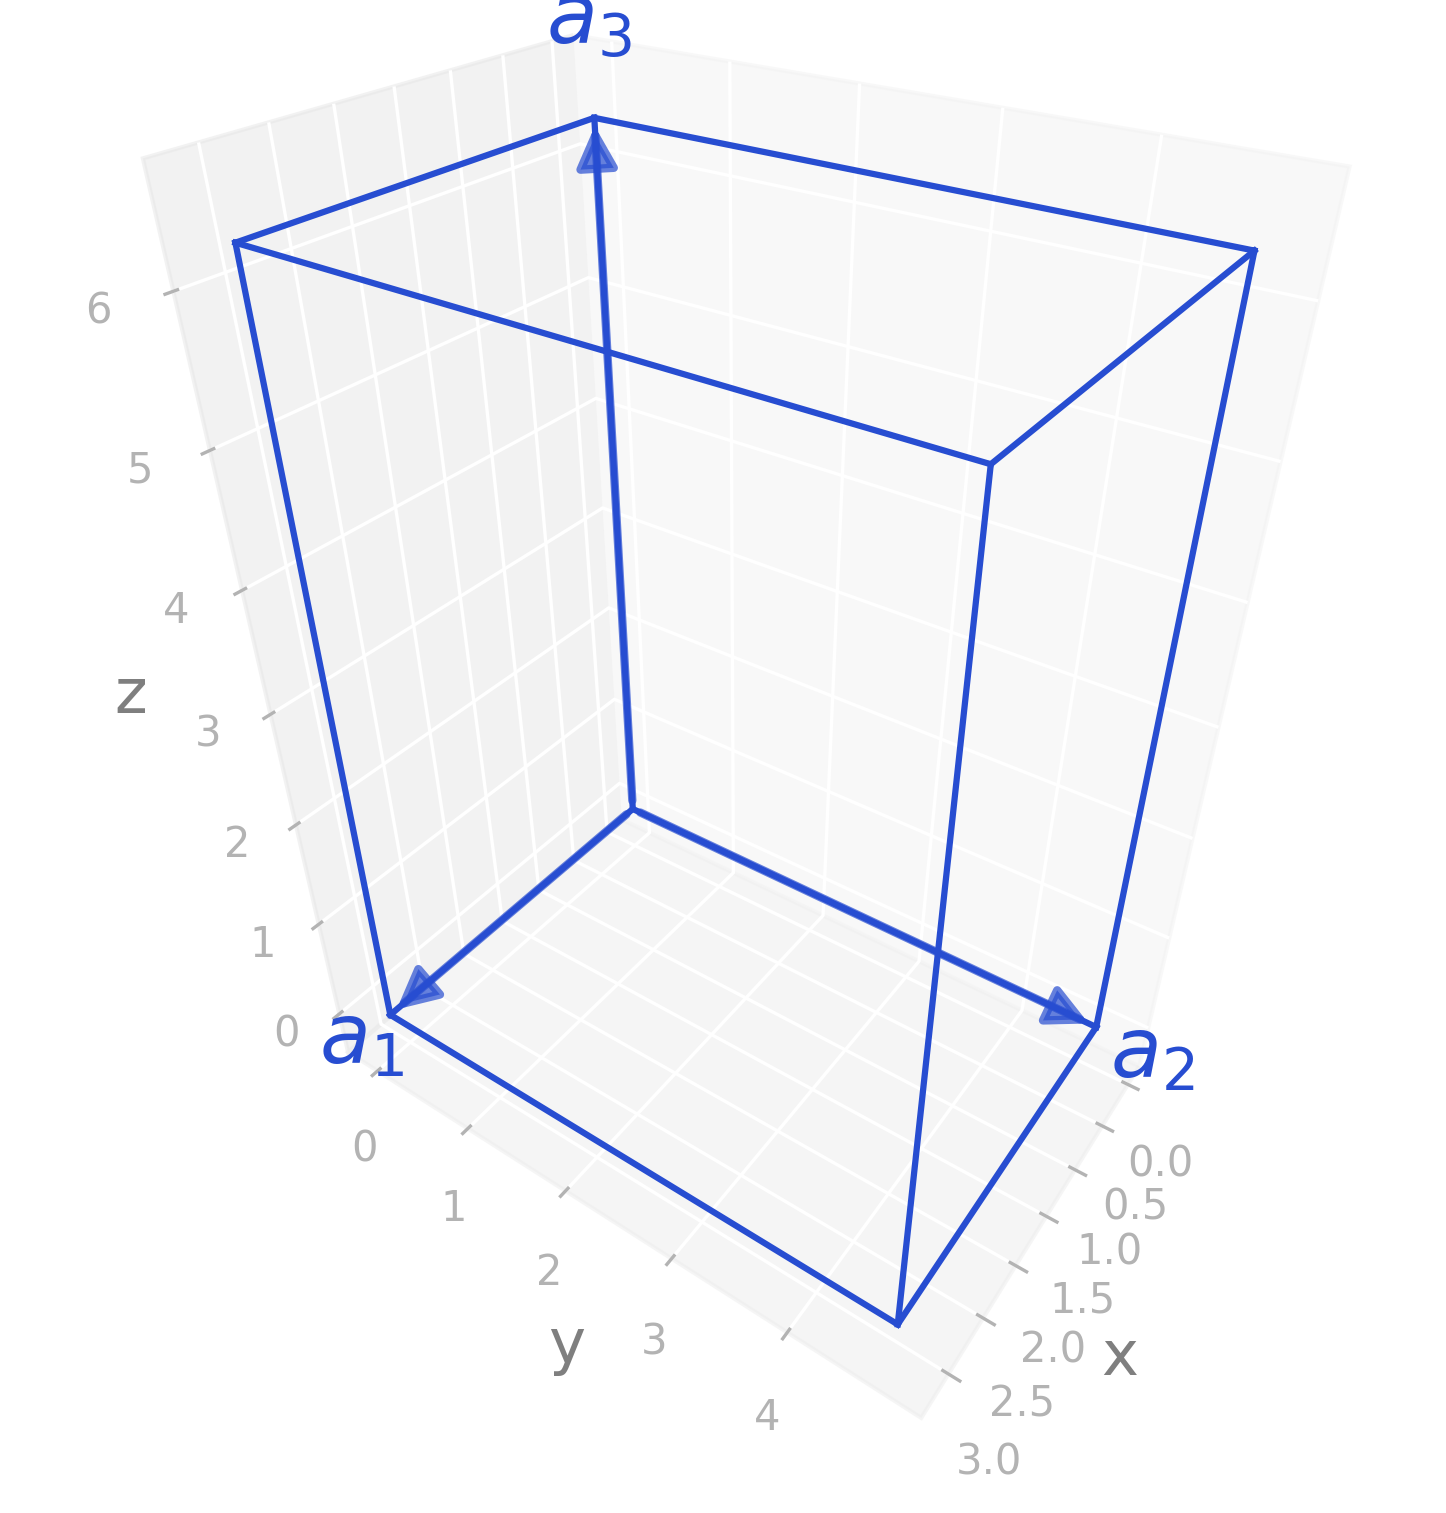

Write the Python code that produced this figure.
import radtools as rad

l = rad.lattice_example("ORC")
backend = rad.MatplotlibBackend()
backend.plot(l, kind="primitive")
# Save an image:
backend.save("orc_real.png", elev=36, azim=35, dpi=300, bbox_inches="tight")
# Interactive plot:
backend.show(elev=36, azim=35)
